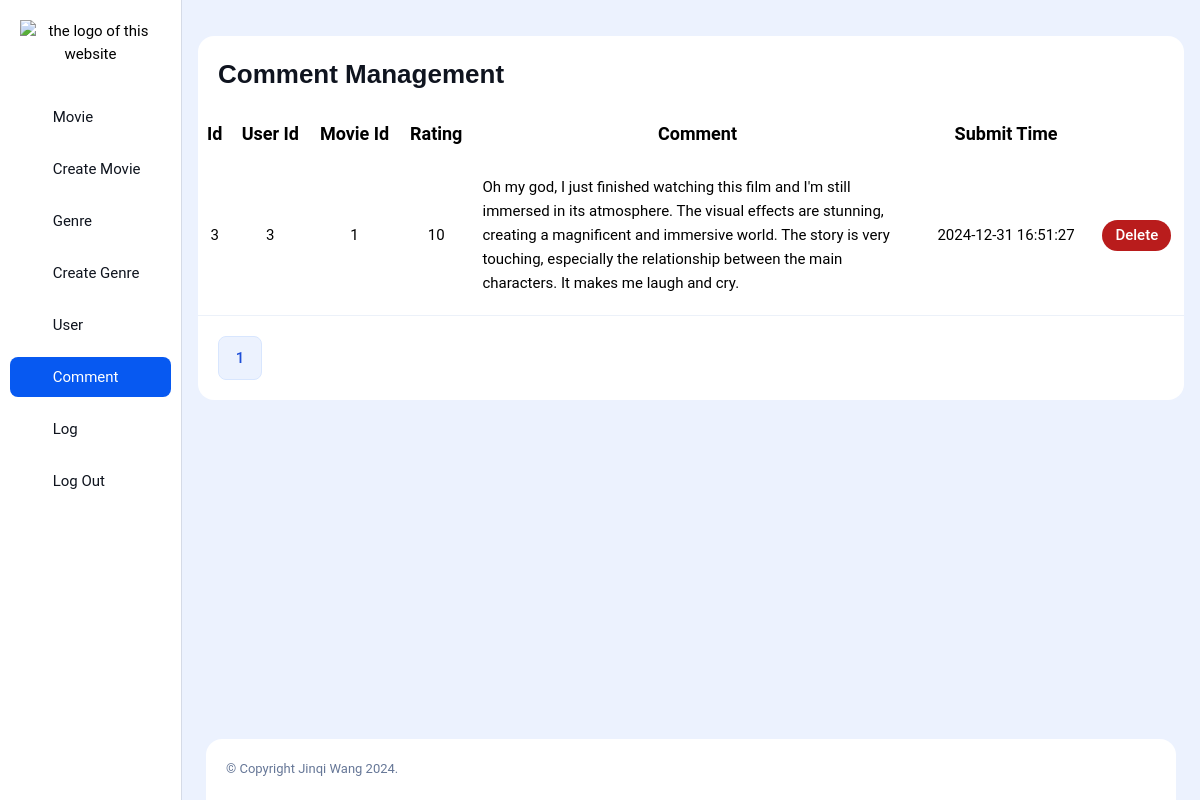
/manage_comment (signed in), run on the app's committed database.
### app/models.py (models this page shows)
class Evaluate(db.Model):
    id = db.Column(db.Integer, autoincrement=True, primary_key=True)
    user_id = db.Column(db.Integer, db.ForeignKey('user.id'), nullable=False)
    movie_id = db.Column(db.Integer, db.ForeignKey('movie.id'), nullable=False)
    rating = db.Column(db.Integer, nullable=False)
    comment = db.Column(db.String(300), nullable=False)
    submit_date = db.Column(
        db.DateTime,
        default=lambda: datetime.utcnow().replace(microsecond=0))
    user = db.relationship('User', backref=db.backref('reviews', lazy=True))
    movie = db.relationship('Movie', backref=db.backref('reviews', lazy=True))

### app/views.py (the view)
@app.route('/manage_comment', methods=['GET', 'POST'])
def manage_comment():
    app.logger.info("The comment management page is requested")
    userid = session.get('userid')
    if userid is None:
        return redirect(url_for('login'))
    role = session.get('role')
    if (role == 'user'):
        return redirect(url_for('index'))
    try:
        page = request.args.get('page', 1, type=int)
        per_page = 10
        comment_list = Evaluate.query.paginate(
            page=page, per_page=per_page, error_out=False)
        return render_template('manageComment.html',
                               title='Comment Management',
                               comment_list=comment_list)
    except Exception as e:
        app.logger.error(f"An error appears when loading the comment management page：{str(e)}")

### app/templates/manageComment.html (shortened to what this page needs)
<!DOCTYPE html>
<html lang="en">
<head>
    <link rel="stylesheet" href="../static/css/bootstrap.min.css">
    <link rel="stylesheet" href="../static/css2/main.css">
    <link rel="stylesheet" href="../static/phosphor-icons/Fonts/regular/style.css">
</head>
<body>
<aside class="sidebar">
    <div class="sidebar__logo text-center p-20 position-sticky inset-block-start-0 bg-white w-100 z-1 pb-10">
        <img src="../static/img/logo.png" alt="the logo of this website">
    </div>
    <div class="sidebar-menu-wrapper overflow-y-auto scroll-sm">
        <div class="p-10 pt-10">
            <ul class="sidebar-menu">
                <li class="sidebar-menu__item">
                    <li class="sidebar-menu__item">
                    <a href="/manageMovie" class="sidebar-menu__link">
                        <span class="icon"><i class="ph ph-clipboard-text"></i></span>
                        <span class="text">Movie</span>
                    </a>
                </li>
                <li class="sidebar-menu__item">
                    <a href="/createMovie" class="sidebar-menu__link">
                        <span class="icon"><i class="ph ph-bookmarks"></i></span>
                        <span class="text">Create Movie</span>
                    </a>
                </li>
                <li class="sidebar-menu__item">
                    <a href="/manageGenre" class="sidebar-menu__link">
                        <span class="icon"><i class="ph ph-list-bullets"></i></span>
                        <span class="text">Genre</span>
                    </a>
                </li>
                <li class="sidebar-menu__item">
                    <a href="/create_genre" class="sidebar-menu__link">
                        <span class="icon"><i class="ph ph-list-plus"></i></span>
                        <span class="text">Create Genre</span>
                    </a>
                </li>
                <li class="sidebar-menu__item">
                    <a href="/manageUser" class="sidebar-menu__link">
                        <span class="icon"><i class="ph ph-user-list"></i></span>
                        <span class="text">User</span>
                    </a>
                </li>
                <li class="sidebar-menu__item activePage">
                    <a href="/manage_comment" class="sidebar-menu__link">
                        <span class="icon"><i class="ph ph-file-text"></i></span>
                        <span class="text">Comment</span>
                    </a>
                </li>
                <li class="sidebar-menu__item">
                    <a href="/userLog" class="sidebar-menu__link">
                        <span class="icon"><i class="ph ph-user"></i></span>
                        <span class="text">Log</span>
                    </a>
                </li>
                <li class="sidebar-menu__item">
                    <a href="/logout" class="sidebar-menu__link">
                        <span class="icon"><i class="ph ph-sign-out"></i></span>
                        <span class="text">Log out</span>
                    </a>
                </li>
            </ul>
        </div>
    </div>
</aside>
<div class="dashboard-main-wrapper">
    <div class="dashboard-body">
        <div class="card-body p-0 overflow-x-auto scroll-sm scroll-sm-horizontal">
            <div class="card mt-12 overflow-hidden">
                <div class="card-header">
                    <div class="mb-0 flex-between flex-wrap gap-8">
                        <h1 class="h3 mb-0">Comment Management</h1>
                    </div>
                </div>
                <div class="card-body p-0 overflow-x-auto scroll-sm scroll-sm-horizontal">
                    {% if not comment_list.items %}
                    <table class="table style-three mb-0">
                    {% else %}
                    <table class="table style-three mb-0">
                    {% endif %}
                        <thead>
                        <tr>
                            <th class="text-center text-18">Id</th>
                            <th class="text-center text-18">User Id</th>
                            <th class="text-center text-18">Movie Id</th>
                            <th class="text-center text-18">Rating</th>
                            <th class="text-center text-18">Comment</th>
                            <th class="text-center text-18">Submit Time</th>
                            <td></td>
                        </tr>
                        </thead>
                        <tbody>
                        {% if not comment_list.items %}
                            <tr>
                                <td colspan="6" class="text-center">There is no comment</td>
                            </tr>
                        {% else %}
                            {% for comment in comment_list.items %}
                            <tr>
                                <td>
                                   <div class="flex-align gap-8 justify-content-center">
                                        <p class="mb-0">{{ comment.id }}</p>
                                   </div>
                                </td>
                                <td>
                                    <div class="flex-align gap-8 justify-content-center">
                                        <p class="mb-0">{{ comment.user_id }}</p>
                                    </div>
                                </td>
                                <td>
                                    <div class="flex-align gap-8 justify-content-center">
                                        <p class="mb-0">{{ comment.movie_id }}</p>
                                    </div>
                                </td>
                                <td>
                                   <div class="flex-align gap-8 justify-content-center">
                                        <p class="mb-0">{{ comment.rating }}</p>
                                   </div>
                                </td>
                                <td class="width-450">
                                    <div class="flex-align gap-8 justify-content-center">
                                        <p class="mb-0" >{{ comment.comment }}</p>
                                    </div>
                                </td>
                                <td>
                                    <div class="flex-align gap-8 justify-content-center">
                                        <p class="mb-0">{{ comment.submit_date }}</p>
                                    </div>
                                </td>
                                <td>
                                    <div class="flex-align justify-content-center gap-8">
                                        <button class="btn bg-danger-700 rounded-pill py-7"
                                        onclick="deleteComment('{{ comment.id }}')">Delete</button>
                                    </div>
                                </td>
                            </tr>
                            {% endfor %}
                        {% endif %}
                        </tbody>
                    </table>
                </div>
                {% if comment_list.items %}
                <div class="card-footer flex-between flex-wrap">
                    <ul class="pagination flex-align flex-wrap">
                    {% for page in range(1, comment_list.pages + 1) %}
                        <li class="page-item {% if page == comment_list.page %}active{% endif %}">
                            <a class="page-link h-44 w-44 flex-center text-15 rounded-8 fw-medium text-info-700" href="{{ url_for('manage_comment', page=page) }}">{{ page }}</a>
                        </li>
                    {% endfor %}
                    </ul>
                </div>
                {% endif %}
            </div>
        </div>
    </div>
    <div class="dashboard-footer">
    <div class="flex-between flex-wrap gap-16">
        <p class="text-gray-300 text-13 fw-normal"> &copy; Copyright Jinqi Wang 2024.</p>
    </div>
</div>
</div>
</body>
</html>

### data on the page
Evaluate: id "3", user_id "3", movie_id "1", rating "10", comment "Oh my god, I just finished watching this film and I'm still immersed in its atmosphere. The visual effects are stunning, creating a magnificent and immersive world. The story is very touching, especially the relationship between the main characters. It makes me laugh and cry.", submit_date "2024-12-31 16:51:27"

### other printed values
{{ page }} "1"
